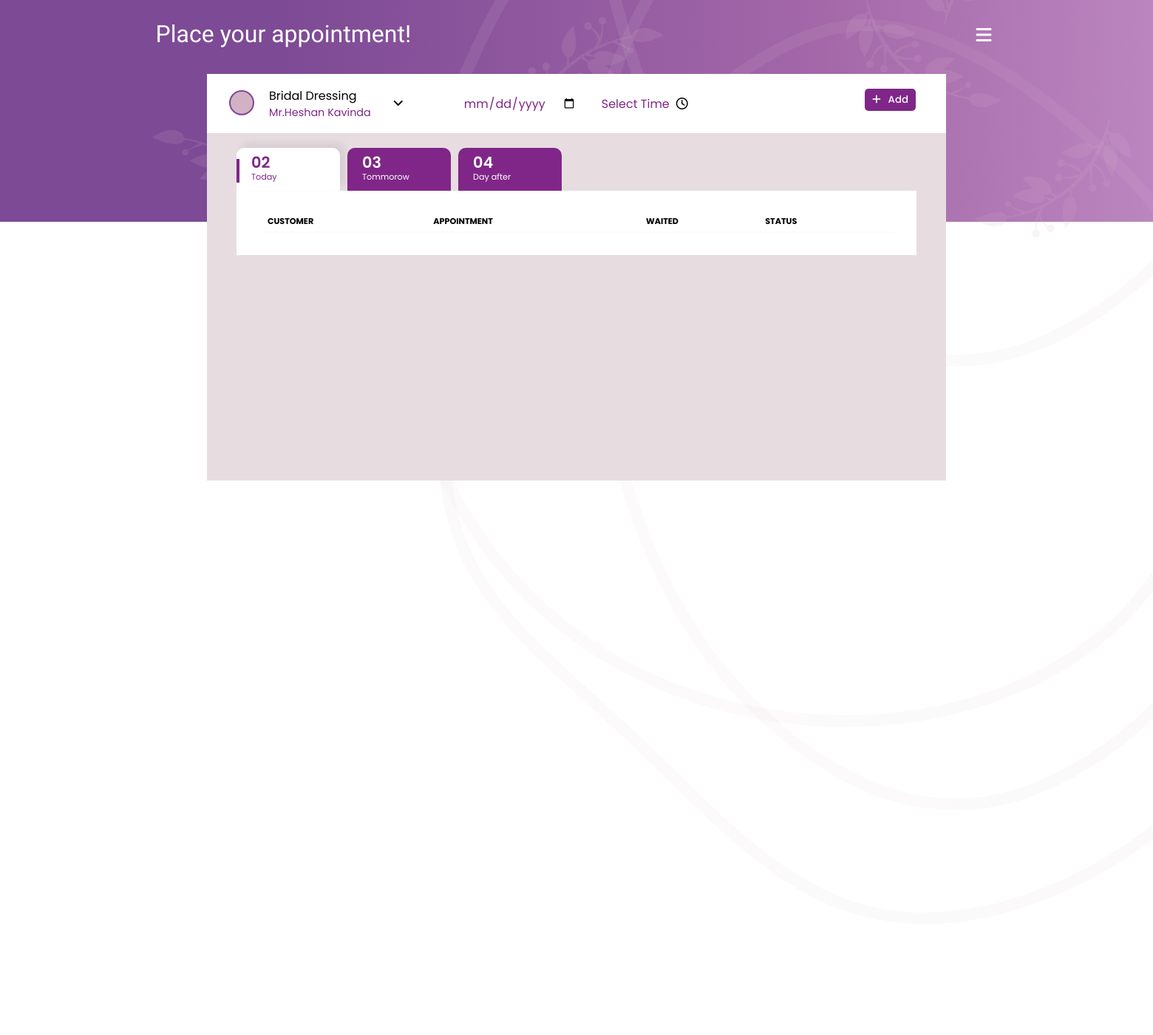
Before: /appointment with the older database file.
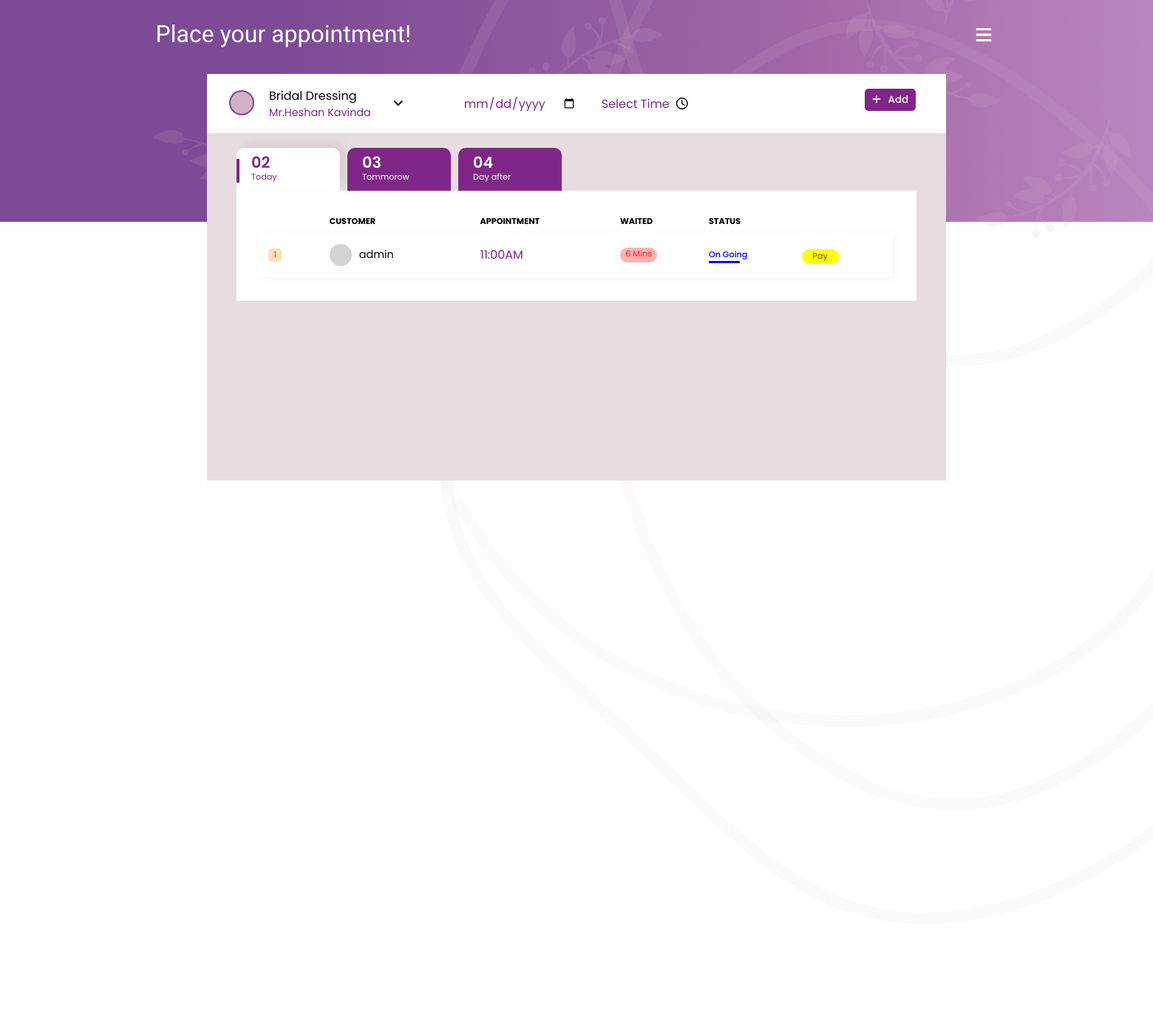
After: the same page with the newer database file.
### salonManagement/__init__.py (models this page shows, shortened)
class Employee(db.Model):
    id = db.Column(db.Integer, primary_key=True)
    employee_id = db.Column(db.String(20), nullable=False, unique=True)
    employee_name = db.Column(db.String(255))
    employee_type = db.Column(db.String(255))
    user = db.relationship('User', back_populates='employee')
    appointment = db.relationship('Appointment', back_populates='employee')

class Appointment(db.Model):
    id = db.Column(db.Integer, primary_key=True)
    username = db.Column(db.String(20),db.ForeignKey('user.username'),nullable=False)
    employee_name = db.Column(db.String(255),nullable=False)
    employee_id = db.Column(db.String(255), db.ForeignKey('employee.employee_id'),nullable=False)
    date = db.Column(db.Date, nullable=False)
    time = db.Column(db.Time, nullable=False, unique = True)
    user = db.relationship('User', back_populates='appointment')
    employee = db.relationship('Employee', back_populates='appointment')

### salonManagement/routes.py (the view, shortened to what this page needs)
@app.route("/appointment", methods=['GET','POST'])
def appointment(): #can also get data by AJAX
    employees = Employee.query.all()
    appointments = Appointment.query.all()
    users = User.query.all()
    return render_template("appointment.html", employees=employees, appointments=appointments, users=users)

### salonManagement/templates/appointment.html (shortened to what this page needs)
{% extends "layout.html"%}
{% block head %}
<link rel="stylesheet" href="{{ url_for('static',filename='appointment-style.css')}}" />
{% endblock head%}
{% block content %}
<body>
<div class="header">
  <div class="bg-shape">
  <img src="{{ url_for('static',filename='Images/blob(6).svg') }}" class="bg-1 bg-2">
  <img src="{{ url_for('static',filename='Images/leaves1.svg') }}" class="bg-lf">
  <img src="{{ url_for('static',filename='Images/leaves1.svg') }}" class="bg-lf lf-2">
  <img src="{{ url_for('static',filename='Images/leaves1.svg') }}" class="bg-lf lf-4">
  </div>
  <div class="title-text">
    <span>Place your appointment!</span>
  </div>
  <div class="menu">
    <i class="fa-solid fa-bars" id="menu"></i>
</div>
<div class="container-main">
  <div class="container2">
    <div class="title_container">
    <div class="employee_container">
      <div class="wrapper">
        <div class="profile_pic"></div>
        <div class="employee_info">
          <span class="employee_type">{{ employees[0].employee_type }}</span>
          <span class="employee_name" >Mr.{{ employees[0].employee_name }}</span>
        </div>
      </div>
      <i class="fa-solid fa-angle-down" id="dropdown"></i>
    </div>
    <div class="date_container">
      <div class="date_info">
        <input type="date" id="date" name="date" class="datepicker">
      </div>
    </div>
    <div class="time_container">
      <div class="time_info">
        Select Time
      </div>
      <div class="time_logo">
        <i class="fa-regular fa-clock" id="time"></i>
      </div>
    </div>
    <div class="button_container">
        <button class="add" onclick="addAppointment()"><i class="fa-solid fa-plus"></i>Add</button>
      </div>
  </div>
  <div class="content_container">
    <div class="table_head_container">
      <div class="table_title active">
        <span class="table_date">02</span>
        <span class="table_date_des">Today</span>
      </div>
      <div class="table_title notactive">
        <span class="table_date">03</span>
        <span class="table_date_des">Tommorow</span>
      </div>
      <div class="table_title notactive">
        <span class="table_date">04</span>
        <span class="table_date_des">Day after</span>
      </div>
    </div>
    <div class="table_container">
      <table class="table">
        <thead>
          <tr>
            <th></th>
            <th class="t_head">CUSTOMER</th>
            <th class="t_head">APPOINTMENT</th>
            <th class="t_head">WAITED</th>
            <th class="t_head">STATUS</th>
            <th></th>
            <th></th>
          </tr>
        </thead>
        <tbody>
          {% set count = {} %}
          {% for appointment in appointments %}
            {% set emp = appointment.employee_name %}
            {% if not count[emp] %}
              {% set _ = count.update({emp:1}) %}
            {% endif %}
          <tr class='t_row' data-employee="{{ appointment.employee_name }}">
            <td>
              <div class="number yellow">{{ count[emp] }}</div>
            </td>
            <td>
              <div class="customer_container">
                <div class="customer_pro_pic">
                </div>
                <div class="customer_profile">
                  <span class="customer_name">{{ appointment.username }}</span>
                </div>
              </div>
            </td>
            <td>
              <span class="time">{{ appointment.time.strftime('%I:%M%p')}}</span>
            </td>
            <td>
              <div class="waited">6 Mins</div>
            </td>
            <td>
              <div class="status">On Going</div>
            </td>
            <td>
              <button class="pay">Pay</button>
            </td>
          </tr>
          {% set _ = count.update({emp: count[emp] + 1}) %}
          {% endfor %}
        </tbody>
      </table>
    </div>
  </div>
</div>
</div>
</body>
{% endblock content %}

### salonManagement/templates/layout.html (shortened to what this page needs)
<!DOCTYPE html>
<html lang="en">
<head>
  <link rel="stylesheet" href="https://cdnjs.cloudflare.com/ajax/libs/font-awesome/6.4.2/css/all.min.css" />
  {% block head %}
  {% endblock %}
</head>
{% block content %}
{% endblock %}
</html>

Changed rows visible on the page:
added Appointment: employee_name "1", username "admin", time "11:00AM"
